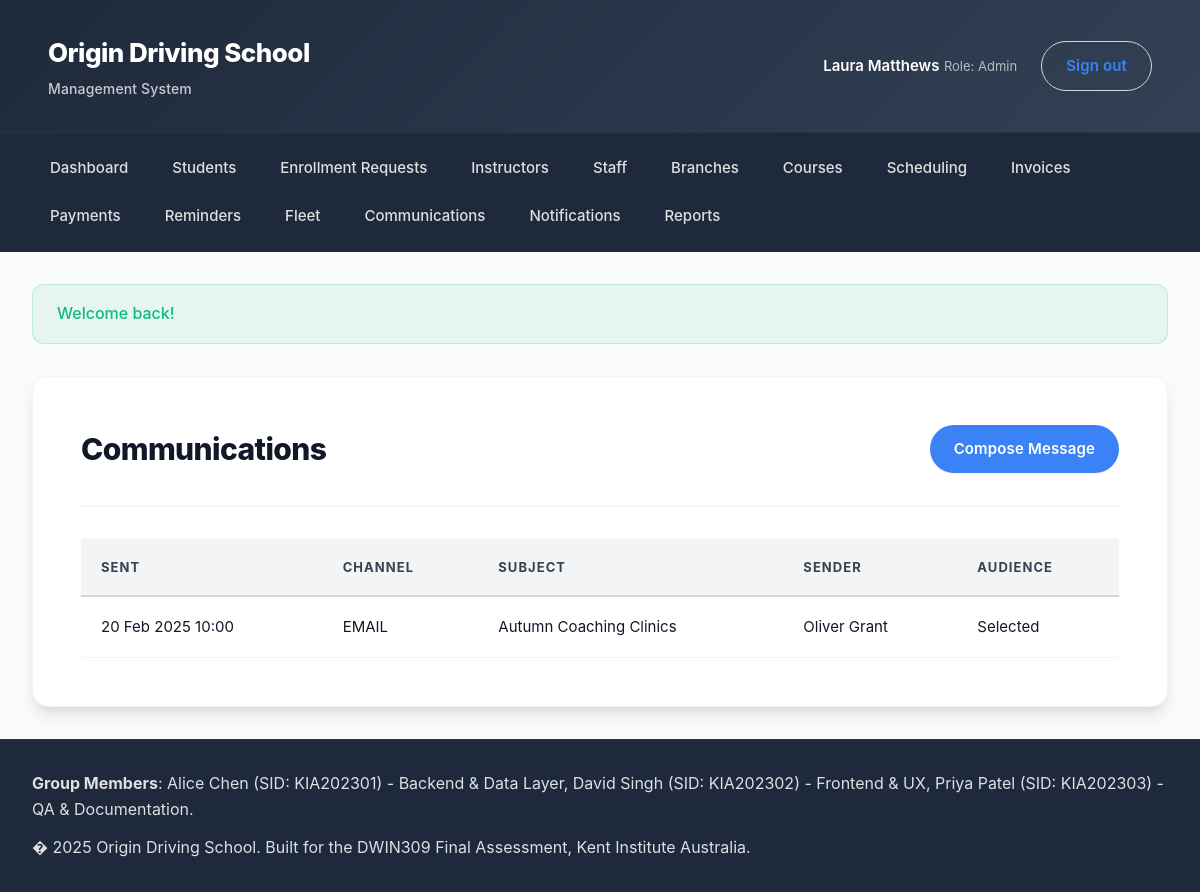
The page /index.php?page=communications&action=index (signed in) on the database its author committed.
### tables this page shows
CREATE TABLE communications (
    id INT UNSIGNED AUTO_INCREMENT PRIMARY KEY,
    sender_user_id INT UNSIGNED NULL,
    audience_scope VARCHAR(40) NOT NULL,
    channel ENUM('email','sms','in-app') NOT NULL,
    subject VARCHAR(160) NULL,
    message TEXT NOT NULL,
    created_at DATETIME DEFAULT CURRENT_TIMESTAMP,
    CONSTRAINT fk_comm_sender FOREIGN KEY (sender_user_id) REFERENCES users(id) ON DELETE SET NULL
);

### app/Core/View.php (called while the page is built, shortened)
<?php
class View
{
    public function render(string $template, array $data = [], string $layout = 'main'): void
    {
        $viewFile = __DIR__ . '/../Views/' . $template . '.php';
        extract($data);
        include $viewFile;
    }
}

### app/Core/Controller.php (called while the page is built, shortened)
<?php
abstract class Controller
{
    protected View $view;
    public function __construct()
    {
        $this->view = new View();
    }
    protected function render(string $template, array $data = [], string $layout = 'main'): void
    {
        $this->view->render($template, $data, $layout);
    }
}

### app/Controllers/CommunicationsController.php (called while the page is built, shortened)
<?php
class CommunicationsController extends Controller
{
    private CommunicationModel $communications;
    public function __construct()
    {
        $this->communications = new CommunicationModel();
    }
    public function indexAction(): void
    {
        $this->render('communications/index', [
            'pageTitle' => 'Communications',
            'communications' => $this->communications->all(),
        ]);
    }
}

### app/Core/Router.php (called while the page is built, shortened)
<?php
class Router
{
    public function dispatch(): void
    {
        $action = $_GET['action'] ?? 'index';
        $method = $action . 'Action';
        $controller = new $controllerClass();
        $controller->$method();
    }
}

### index.php (called while the page is built, shortened)
<?php
$router = new App\Core\Router();
$router->dispatch();

### app/Helpers/helpers.php (called while the page is built, shortened)
<?php
if (!function_exists('e')) {
    function e(string $value): string
    {
        return htmlspecialchars($value, ENT_QUOTES, 'UTF-8');
    }
}
if (!function_exists('route')) {
    function route(string $page, string $action = 'index', array $params = []): string
    {
        $query = array_merge(['page' => $page, 'action' => $action], $params);
        return 'index.php?' . http_build_query($query);
    }
}

### app/Core/Model.php (called while the page is built, shortened)
<?php
abstract class Model
{
    public function __construct()
    {
        $this->db = Database::connection();
    }
}

### app/Core/Database.php (called while the page is built, shortened)
<?php
class Database
{
    private static ?PDO $connection = null;
    public static function init(array $config): void
    {
        $dsn = sprintf(
            'mysql:host=%s;port=%d;dbname=%s;charset=%s',
            $config['host'],
            $config['port'],
            $config['database'],
            $config['charset'] ?? 'utf8mb4'
        );
        $options = [
            PDO::ATTR_ERRMODE => PDO::ERRMODE_EXCEPTION,
            PDO::ATTR_DEFAULT_FETCH_MODE => PDO::FETCH_ASSOC,
            PDO::ATTR_EMULATE_PREPARES => false,
        ];
        try {
            self::$connection = new PDO($dsn, $config['username'], $config['password'], $options);
        } catch (PDOException $exception) {
            error_log('Database connection failed: ' . $exception->getMessage());
            throw $exception;
        }
    }
    public static function connection(): PDO
    {
        return self::$connection;
    }
}

### app/Models/CommunicationModel.php (called while the page is built, shortened)
<?php
class CommunicationModel extends Model
{
    public function all(): array
    {
        $sql = 'SELECT c.*, CONCAT(u.first_name, " ", u.last_name) AS sender_name
                FROM communications c
                LEFT JOIN users u ON u.id = c.sender_user_id
                ORDER BY c.created_at DESC';
        $stmt = $this->db->query($sql);
        return $stmt->fetchAll();
    }
}

### app/Views/communications/index.php (the view)
<section class="card">
    <div class="card-header">
        <h1>Communications</h1>
        <a class="button" href="<?= route('communications', 'create'); ?>">Compose Message</a>
    </div>
    <table class="table">
        <thead>
            <tr>
                <th>Sent</th>
                <th>Channel</th>
                <th>Subject</th>
                <th>Sender</th>
                <th>Audience</th>
            </tr>
        </thead>
        <tbody>
            <?php if (empty($communications)): ?>
                <tr><td colspan="5">No communications recorded.</td></tr>
            <?php else: ?>
                <?php foreach ($communications as $communication): ?>
                    <tr>
                        <td><?= e(date('d M Y H:i', strtotime($communication['created_at']))); ?></td>
                        <td><?= e(strtoupper($communication['channel'])); ?></td>
                        <td><?= e($communication['subject'] ?? '(No subject)'); ?></td>
                        <td><?= e($communication['sender_name'] ?? 'System'); ?></td>
                        <td><?= e(ucfirst($communication['audience_scope'] ?? 'selected')); ?></td>
                    </tr>
                <?php endforeach; ?>
            <?php endif; ?>
        </tbody>
    </table>
</section>

### assets/css/style.css (style rules this page uses)
:root { --primary: #3b82f6; --primary-dark: #2563eb; --primary-light: #60a5fa; --accent: #f59e0b; --accent-dark: #d97706; --surface: #ffffff; --surface-elevated: #ffffff; --background: #f9fafb; --background-subtle: #f3f4f6; --border: #e5e7eb; --border-light: #f3f4f6; --border-medium: #d1d5db; --text: #111827; --text-medium: #374151; --text-muted: #6b7280; --text-subtle: #9ca3af; --success: #10b981; --success-light: #34d399; --danger: #ef4444; --danger-light: #f87171; --warning: #f59e0b; --warning-light: #fbbf24; --info: #3b82f6; --info-light: #60a5fa; --radius-sm: 8px; --radius-md: 12px; --radius-lg: 16px; --radius-xl: 20px; --radius-full: 9999px; --shadow-sm: 0 1px 2px 0 rgba(0, 0, 0, 0.05); --shadow: 0 4px 6px -1px rgba(0, 0, 0, 0.1), 0 2px 4px -1px rgba(0, 0, 0, 0.06); --shadow-md: 0 10px 15px -3px rgba(0, 0, 0, 0.1), 0 4px 6px -2px rgba(0, 0, 0, 0.05); --shadow-lg: 0 20px 25px -5px rgba(0, 0, 0, 0.1), 0 10px 10px -5px rgba(0, 0, 0, 0.04); --shadow-xl: 0 25px 50px -12px rgba(0, 0, 0, 0.25); --space-xs: 0.5rem; --space-sm: 0.75rem; --space-md: 1rem; --space-lg: 1.5rem; --space-xl: 2rem; --space-2xl: 3rem; --transition-fast: 150ms cubic-bezier(0.4, 0, 0.2, 1); --transition-base: 200ms cubic-bezier(0.4, 0, 0.2, 1); --transition-slow: 300ms cubic-bezier(0.4, 0, 0.2, 1); font-size: 16px; }
* { box-sizing: border-box; margin: 0; padding: 0; }
body { font-family: -apple-system, BlinkMacSystemFont, "Inter", "Segoe UI", Roboto, "Helvetica Neue", Arial, sans-serif; color: var(--text); background: var(--background); line-height: 1.6; -webkit-font-smoothing: antialiased; -moz-osx-font-smoothing: grayscale; font-weight: 400; }
h1, h2, h3, h4, h5, h6 { line-height: 1.2; font-weight: 700; color: var(--text); }
h1 { font-size: 2.25rem; letter-spacing: -0.025em; font-weight: 800; }
a { color: var(--primary); text-decoration: none; transition: color var(--transition-fast); }
.button { display: inline-flex; align-items: center; justify-content: center; gap: var(--space-xs); padding: 0.75rem 1.5rem; border-radius: var(--radius-full); border: none; background: var(--primary); color: #ffffff; font-weight: 600; font-size: 0.9375rem; cursor: pointer; transition: all var(--transition-base); box-shadow: var(--shadow-sm); white-space: nowrap; letter-spacing: 0.01em; }
.app-shell { min-height: 100vh; display: grid; grid-template-rows: auto auto 1fr auto; }
.card { background: var(--surface); border-radius: var(--radius-lg); box-shadow: var(--shadow-md); padding: var(--space-2xl); border: 1px solid var(--border-light); transition: all var(--transition-base); }
.card-header { display: flex; justify-content: space-between; align-items: center; gap: var(--space-lg); margin-bottom: var(--space-xl); padding-bottom: var(--space-xl); border-bottom: 2px solid var(--border-light); }
.card-header h1, .card-header h2 { margin: 0; font-weight: 800; letter-spacing: -0.02em; }
.card-header h1 { font-size: 1.875rem; }
.card-header .button { margin-left: auto; }
.table { width: 100%; border-collapse: collapse; font-size: 0.9375rem; }
.table th, .table td { padding: 1.125rem 1.25rem; border-bottom: 1px solid var(--border-light); text-align: left; }
.table thead th { text-transform: uppercase; font-size: 0.8125rem; letter-spacing: 0.08em; color: var(--text-medium); font-weight: 700; background: var(--background-subtle); border-bottom: 2px solid var(--border-medium); }
.table tbody tr { transition: background var(--transition-fast); }

### rows shown on the page
communications: created_at "20 Feb 2025 10:00", channel "EMAIL", subject "Autumn Coaching Clinics", sender_name "Oliver Grant", audience_scope "Selected"

### other values the page prints
$user['first_name'] . ' ' . $user['last_name'] "Laura Matthews"
$user['role'] "Admin"
$item['label'] "Dashboard"
$item['label'] "Students"
$item['label'] "Enrollment Requests"
$item['label'] "Instructors"
$item['label'] "Staff"
$item['label'] "Branches"
$item['label'] "Courses"
$item['label'] "Scheduling"
$item['label'] "Invoices"
$item['label'] "Payments"
$item['label'] "Reminders"
$item['label'] "Fleet"
$item['label'] "Communications"
